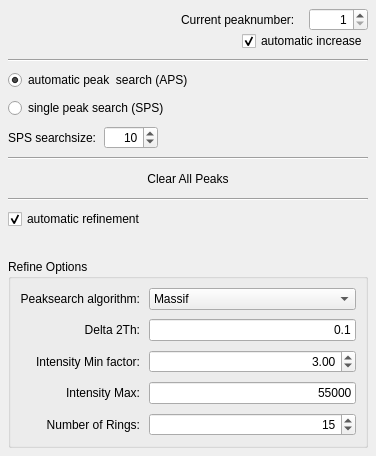
         <widget class="QWidget" name="page">
          <property name="geometry">
           <rect>
            <x>0</x>
            <y>0</y>
            <width>376</width>
            <height>450</height>
           </rect>
          </property>
          <attribute name="label">
           <string>Calibration Options</string>
          </attribute>
          <layout class="QVBoxLayout" name="verticalLayout_5">
           <property name="spacing">
            <number>8</number>
           </property>
           <property name="margin">
            <number>8</number>
           </property>
           <item>
            <layout class="QGridLayout" name="gridLayout_2">
             <property name="verticalSpacing">
              <number>0</number>
             </property>
             <item row="0" column="0">
              <spacer name="horizontalSpacer_2">
               <property name="orientation">
                <enum>Qt::Horizontal</enum>
               </property>
               <property name="sizeHint" stdset="0">
                <size>
                 <width>40</width>
                 <height>20</height>
                </size>
               </property>
              </spacer>
             </item>
             <item row="0" column="1" colspan="2">
              <widget class="QLabel" name="label_10">
               <property name="text">
                <string>Current peaknumber:</string>
               </property>
              </widget>
             </item>
             <item row="0" column="3">
              <widget class="QSpinBox" name="peak_num_sb">
               <property name="alignment">
                <set>Qt::AlignRight|Qt::AlignTrailing|Qt::AlignVCenter</set>
               </property>
               <property name="minimum">
                <number>1</number>
               </property>
              </widget>
             </item>
             <item row="1" column="0" colspan="2">
              <spacer name="horizontalSpacer_3">
               <property name="orientation">
                <enum>Qt::Horizontal</enum>
               </property>
               <property name="sizeHint" stdset="0">
                <size>
                 <width>78</width>
                 <height>20</height>
                </size>
               </property>
              </spacer>
             </item>
             <item row="1" column="2" colspan="2">
              <widget class="QCheckBox" name="automatic_peak_num_inc_cb">
               <property name="text">
                <string>automatic increase</string>
               </property>
               <property name="checked">
                <bool>true</bool>
               </property>
              </widget>
             </item>
            </layout>
           </item>
           <item>
            <widget class="Line" name="line">
             <property name="orientation">
              <enum>Qt::Horizontal</enum>
             </property>
            </widget>
           </item>
           <item>
            <widget class="QRadioButton" name="automatic_peak_search_rb">
             <property name="text">
              <string>automatic peak  search (APS)</string>
             </property>
             <property name="checked">
              <bool>true</bool>
             </property>
            </widget>
           </item>
           <item>
            <widget class="QRadioButton" name="select_peak_rb">
             <property name="text">
              <string>single peak search (SPS)</string>
             </property>
            </widget>
           </item>
           <item>
            <layout class="QHBoxLayout" name="horizontalLayout_9">
             <item>
              <widget class="QLabel" name="label_13">
               <property name="text">
                <string>SPS searchsize:</string>
               </property>
               <property name="alignment">
                <set>Qt::AlignRight|Qt::AlignTrailing|Qt::AlignVCenter</set>
               </property>
              </widget>
             </item>
             <item>
              <widget class="QSpinBox" name="search_size_sb">
               <property name="alignment">
                <set>Qt::AlignRight|Qt::AlignTrailing|Qt::AlignVCenter</set>
               </property>
               <property name="maximum">
                <number>9000</number>
               </property>
               <property name="value">
                <number>10</number>
               </property>
              </widget>
             </item>
             <item>
              <spacer name="horizontalSpacer_4">
               <property name="orientation">
                <enum>Qt::Horizontal</enum>
               </property>
               <property name="sizeHint" stdset="0">
                <size>
                 <width>40</width>
                 <height>20</height>
                </size>
               </property>
              </spacer>
             </item>
            </layout>
           </item>
           <item>
            <widget class="Line" name="line_2">
             <property name="orientation">
              <enum>Qt::Horizontal</enum>
             </property>
            </widget>
           </item>
           <item>
            <widget class="QPushButton" name="clear_peaks_btn">
             <property name="text">
              <string>Clear All Peaks</string>
             </property>
             <property name="flat">
              <bool>true</bool>
             </property>
            </widget>
           </item>
           <item>
            <widget class="Line" name="line_3">
             <property name="orientation">
              <enum>Qt::Horizontal</enum>
             </property>
            </widget>
           </item>
           <item>
            <layout class="QVBoxLayout" name="verticalLayout_3">
             <property name="spacing">
              <number>30</number>
             </property>
             <item>
              <widget class="QCheckBox" name="options_automatic_refinement_cb">
               <property name="text">
                <string>automatic refinement</string>
               </property>
               <property name="checked">
                <bool>true</bool>
               </property>
              </widget>
             </item>
             <item>
              <widget class="QGroupBox" name="groupBox">
               <property name="title">
                <string>Refine Options</string>
               </property>
               <layout class="QGridLayout" name="gridLayout_5">
                <property name="spacing">
                 <number>9</number>
                </property>
                <item row="0" column="1">
                 <widget class="QComboBox" name="options_peaksearch_algorithm_cb">
                  <item>
                   <property name="text">
                    <string>Massif</string>
                   </property>
                  </item>
                  <item>
                   <property name="text">
                    <string>Blob</string>
                   </property>
                  </item>
                 </widget>
                </item>
                <item row="2" column="0">
                 <widget class="QLabel" name="label_25">
                  <property name="text">
                   <string>Intensity Min factor:</string>
                  </property>
                  <property name="alignment">
                   <set>Qt::AlignRight|Qt::AlignTrailing|Qt::AlignVCenter</set>
                  </property>
                 </widget>
                </item>
                <item row="4" column="1">
                 <widget class="QSpinBox" name="options_num_rings_sb">
                  <property name="alignment">
                   <set>Qt::AlignRight|Qt::AlignTrailing|Qt::AlignVCenter</set>
                  </property>
                  <property name="value">
                   <number>15</number>
                  </property>
                 </widget>
                </item>
                <item row="3" column="1">
                 <widget class="QLineEdit" name="options_intensity_limit_txt">
                  <property name="text">
                   <string>55000</string>
                  </property>
                  <property name="alignment">
                   <set>Qt::AlignRight|Qt::AlignTrailing|Qt::AlignVCenter</set>
                  </property>
                 </widget>
                </item>
                <item row="1" column="0">
                 <widget class="QLabel" name="label_18">
                  <property name="text">
                   <string>Delta 2Th:</string>
                  </property>
                  <property name="alignment">
                   <set>Qt::AlignRight|Qt::AlignTrailing|Qt::AlignVCenter</set>
                  </property>
                 </widget>
                </item>
                <item row="3" column="0">
                 <widget class="QLabel" name="label_23">
                  <property name="text">
                   <string>Intensity Max:</string>
                  </property>
                  <property name="alignment">
                   <set>Qt::AlignRight|Qt::AlignTrailing|Qt::AlignVCenter</set>
                  </property>
                 </widget>
                </item>
                <item row="1" column="1">
                 <widget class="QLineEdit" name="options_delta_tth_txt">
                  <property name="text">
                   <string>0.1</string>
                  </property>
                  <property name="alignment">
                   <set>Qt::AlignRight|Qt::AlignTrailing|Qt::AlignVCenter</set>
                  </property>
                 </widget>
                </item>
                <item row="2" column="1">
                 <widget class="QDoubleSpinBox" name="options_intensity_mean_factor_sb">
                  <property name="alignment">
                   <set>Qt::AlignRight|Qt::AlignTrailing|Qt::AlignVCenter</set>
                  </property>
                  <property name="singleStep">
                   <double>1.000000000000000</double>
                  </property>
                  <property name="value">
                   <double>3.000000000000000</double>
                  </property>
                 </widget>
                </item>
                <item row="0" column="0">
                 <widget class="QLabel" name="label_17">
                  <property name="text">
                   <string>Peaksearch algorithm:</string>
                  </property>
                  <property name="alignment">
                   <set>Qt::AlignRight|Qt::AlignTrailing|Qt::AlignVCenter</set>
                  </property>
                 </widget>
                </item>
                <item row="4" column="0">
                 <widget class="QLabel" name="label_24">
                  <property name="text">
                   <string>Number of Rings:</string>
                  </property>
                  <property name="alignment">
                   <set>Qt::AlignRight|Qt::AlignTrailing|Qt::AlignVCenter</set>
                  </property>
                 </widget>
                </item>
               </layout>
              </widget>
             </item>
            </layout>
           </item>
           <item>
            <spacer name="verticalSpacer_4">
             <property name="orientation">
              <enum>Qt::Vertical</enum>
             </property>
             <property name="sizeHint" stdset="0">
              <size>
               <width>20</width>
               <height>40</height>
              </size>
             </property>
            </spacer>
           </item>
          </layout>
         </widget>
